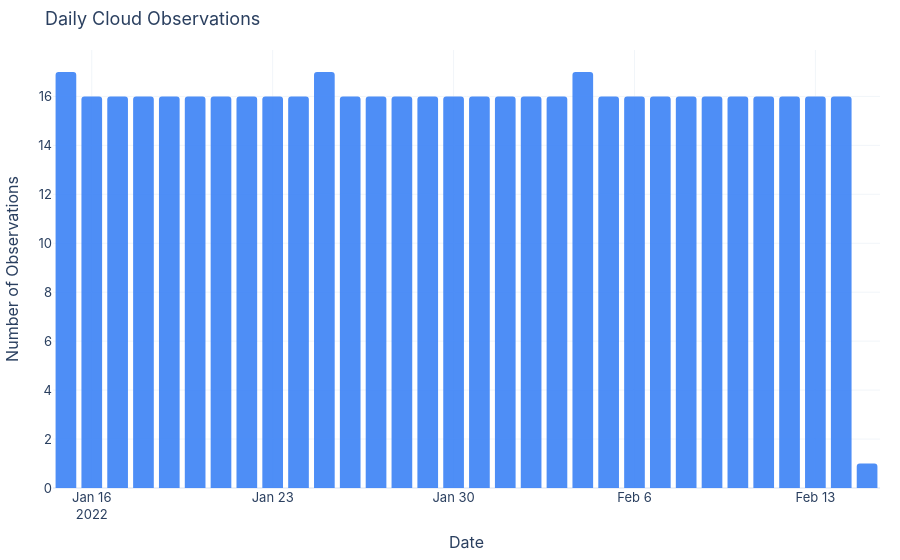

Source (notebook cell):
### Markdown cell above
## 2. Temporal Trends

How did participation evolve during the challenge period? We expect peaks
around the challenge start and possibly weekends when more volunteers are
available.

### Code cell
counts = daily_observation_counts(df)
fig = plot_daily_counts(counts)
fig.show()

### Figure 1 — Plotly figure (JSON) as saved in the notebook; plotly's stock layout.template omitted (floating-point values rounded to 4 significant figures)
{"data": [{"hovertemplate": "Date=%{x}<br>Observations=%{y}<extra></extra>", "legendgroup": "", "marker": {"color": "#3b82f6", "cornerradius": 3, "line": {"width": 0}, "pattern": {"shape": ""}}, "name": "", "opacity": 0.9, "orientation": "v", "showlegend": false, "textposition": "auto", "type": "bar", "x": ["2022-01-15T00:00:00.000000000", "2022-01-16T00:00:00.000000000", "2022-01-17T00:00:00.000000000", "2022-01-18T00:00:00.000000000", "2022-01-19T00:00:00.000000000", "2022-01-20T00:00:00.000000000", "2022-01-21T00:00:00.000000000", "2022-01-22T00:00:00.000000000", "2022-01-23T00:00:00.000000000", "2022-01-24T00:00:00.000000000", "2022-01-25T00:00:00.000000000", "2022-01-26T00:00:00.000000000", "2022-01-27T00:00:00.000000000", "2022-01-28T00:00:00.000000000", "2022-01-29T00:00:00.000000000", "2022-01-30T00:00:00.000000000", "2022-01-31T00:00:00.000000000", "2022-02-01T00:00:00.000000000", "2022-02-02T00:00:00.000000000", "2022-02-03T00:00:00.000000000", "2022-02-04T00:00:00.000000000", "2022-02-05T00:00:00.000000000", "2022-02-06T00:00:00.000000000", "2022-02-07T00:00:00.000000000", "2022-02-08T00:00:00.000000000", "2022-02-09T00:00:00.000000000", "2022-02-10T00:00:00.000000000", "2022-02-11T00:00:00.000000000", "2022-02-12T00:00:00.000000000", "2022-02-13T00:00:00.000000000", "2022-02-14T00:00:00.000000000", "2022-02-15T00:00:00.000000000"], "xaxis": "x", "y": [17, 16, 16, 16, 16, 16, 16, 16, 16, 16, 17, 16, 16, 16, 16, 16, 16, 16, 16, 16, 17, 16, 16, 16, 16, 16, 16, 16, 16, 16, 16, 1], "yaxis": "y"}], "layout": {"barmode": "relative", "font": {"family": "Inter, -apple-system, sans-serif", "size": 13}, "legend": {"tracegroupgap": 0}, "margin": {"b": 40, "l": 40, "r": 20, "t": 50}, "paper_bgcolor": "rgba(0,0,0,0)", "plot_bgcolor": "rgba(0,0,0,0)", "title": {"text": "Daily Cloud Observations"}, "xaxis": {"anchor": "y", "domain": [0.0, 1.0], "gridcolor": "#f1f5f9", "title": {"text": "Date"}}, "yaxis": {"anchor": "x", "domain": [0.0, 1.0], "gridcolor": "#f1f5f9", "title": {"text": "Number of Observations"}}}}
